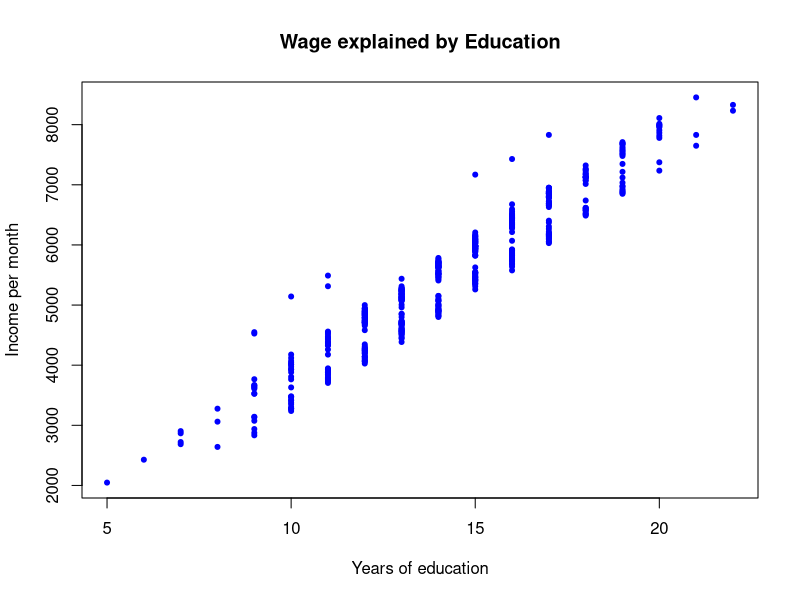

Here is the R script that generated this plot:
#
# Solution Exercise 1
# Statistical Learning - 2017
# University of Neuchâtel
# Nils Schaetti - nils.schaetti@unine.ch
#

# Load the dataset
myData = read.table("Education.txt", header=T)

##################################################################################
# QUESTION 1
# For	each of	the	variable,	compute	the	mean,	the	median,	the	standard deviation,	
# the	minimum	and	maximum	value.	
##################################################################################

# Show the summary of the data
summary(myData)

# Select the usefull predictors.
cleanedData = myData[,c("Education","Gender","Wage","Country")]

# -12 years of education makes no sense, let's remove it.
which(cleanedData$Education == min(cleanedData$Education))
#cleanedData = cleanedData[-which(cleanedData$Education == min(cleanedData$Education)),]

# Gender with value 20 makes no sense, let's remove it.
which(cleanedData$Gender == max(cleanedData$Gender))
#cleanedData = cleanedData[-which(cleanedData$Gender == max(cleanedData$Gender)),]

# 41.8 is an odd income, let's remove it.
which(cleanedData$Wage == min(cleanedData$Wage))

# Let's remove outliers
cleanedData = cleanedData[-c(234, 107, 435),]

# Let's print the summary and the std error
summary(cleanedData)
sd(cleanedData$Education)
sd(cleanedData$Wage)

##################################################################################
# QUESTION 2
# Select	the	variables	according	to the	underlying	country.	
# For	each	country,	
##################################################################################

# Select data by country
usData = cleanedData[cleanedData$Country == "US",]
caData = cleanedData[cleanedData$Country == "Canada",]

# Summarize each set
summary(usData)
sd(usData$Education)
sd(usData$Wage)
summary(caData)
sd(caData$Education)
sd(caData$Wage)

##################################################################################
# QUESTION 3
# What do you think / infer from all these variables when the main focus is to
# predict the value of the variable Wage?
# => Wage can be explained by Education and Gender.
##################################################################################

# Plot Wage against Education
plot(cleanedData$Wage ~ cleanedData$Education, main="Wage explained by Education", ylab="Income per month", xlab="Years of education", col="blue", pch=20)

# Select data by gender
menData = cleanedData$Gender == "1"
womenData = cleanedData$Gender == "2"

# Summarize each selection
summary(cleanedData$Wage[menData])
summary(cleanedData$Wage[womenData])
sd(cleanedData$Wage[menData])
sd(cleanedData$Wage[womenData])

# Use a linear model
cleanedData.lm = lm(Wage ~ ., data = cleanedData)
summary(cleanedData.lm)

##################################################################################
# QUESTION 4
# As the variable Gender is categorical, select the wage and education values 
# corresponding to each of the two possible gender values.
# Compute the mean, the median, the standard deviation, the minimum and maximum
# value for each gender separately. What can you infer from these values?
##################################################################################

# Summarize each selection
summary(cleanedData$Wage[menData])
summary(cleanedData$Wage[womenData])
sd(cleanedData$Wage[menData])
sd(cleanedData$Wage[womenData])

# Difference between Wages
median(cleanedData$Wage[menData]) - median(cleanedData$Wage[womenData])


